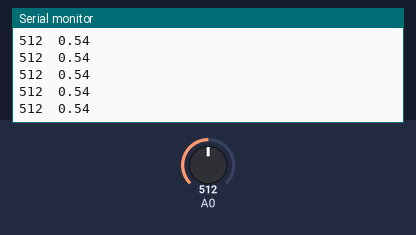
Simulated run of this sketch. Board: Arduino Uno, built with avr-gcc and run on an emulated ATmega328P. Shown: the last lines printed to the serial monitor. The test bench sets the inputs (shaded band); at power-on: A0 = 512.

Above: at 1.2 s.
1.3 s: A0 set to 716
At 2.3 s:
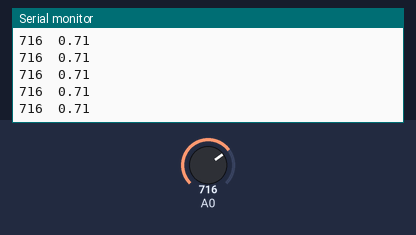
4.3 s: A0 set to 900
At 4.8 s:
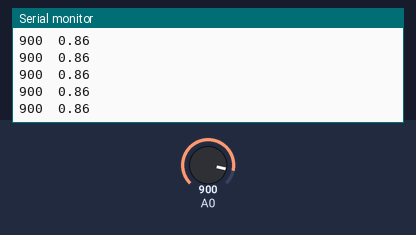
Timing chart, 0 to 7.3 s (numbered marks = the images above; inputs shaded):
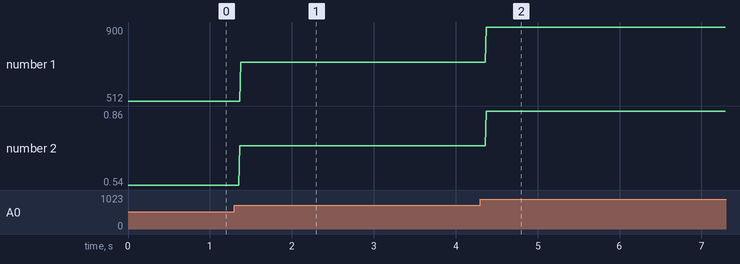

The sketch:

Thermistor_accuracy.ino
```cpp
int16_t ADCvalue;

double ReadVoltage(byte pin){
  double reading = analogRead(pin); // Reference voltage is 3v3 so maximum reading is 3v3 = 4095 in range 0 to 4095
  if(reading < 1 || reading > 4095) return 0;
  // return -0.000000000009824 * pow(reading,3) + 0.000000016557283 * pow(reading,2) + 0.000854596860691 * reading + 0.065440348345433;
  return -0.000000000000016 * pow(reading,4) + 0.000000000118171 * pow(reading,3)- 0.000000301211691 * pow(reading,2)+ 0.001109019271794 * reading + 0.034143524634089;
} // Added an improved polynomial, use either, comment out as required

void setup(){
  Serial.begin(9600);
}

void loop() {
  ADCvalue = analogRead(A0);
  Thermistor(ADCvalue);
}
void Thermistor(int16_t ADCvalue)
{
  double T, Temp;
  double T0 = 301.15;  // 273.15 + 28 (room temperature) 室溫換成絕對溫度
  double lnR;
  int16_t R;          // Thermistor resistence
  int16_t R0 = 8805;  // calibrated by reading R at room temperature (=28 degree Celsius )
  int16_t B  = 3950;
  int16_t Pullup = 9930; // 10K ohm

  R = 9990 * ReadVoltage(A0) / (5 - ReadVoltage(A0)); // assuming 9990 is the measured resistance of 10K resistor by a multi-meter.
  T = 1 / (1/T0 + (log(R)-log(R0)) / B ); // R0=8805 measured in room tempature at 28 celsius degree.
  Temp = T - 273.15;

  Serial.print(analogRead(A0));
  Serial.print("\t");
  Serial.println(ReadVoltage(A0));
}
```

Measured:
- after the input at 1.3 s, the serial monitor: prints a new line after 0.06 s (image 1)
- after the input at 4.3 s, the serial monitor: prints a new line after 0.07 s (image 2)
- plotted number 1: 512 → 716 after the input at 1.3 s, 716 → 900 after the input at 4.3 s
- plotted number 2: 0.54 → 0.71 after the input at 1.3 s, 0.71 → 0.86 after the input at 4.3 s
